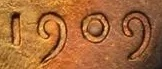
#> input picture data/date/date_1909_obverse_nomint_10503.jpg, 162 x 69 px
$ python -i jig10.py   (imports and definitions only)
#> lines starting #> are read from the running program, lines starting #| are printed output that depends on the picture; after the words box and inside, x2 and y2 are one past the last pixel; in counts of white or black regions, pixels touching at a corner belong together
import cv2
import numpy as np
import json

class CoinProcessor:
    def __init__(self, image_path, max_display_size=920):
#> called with max_display_size = 920
        self.image_path = image_path
        self.original_image = cv2.imread(image_path)
#> self.original_image is the input picture: shape (69, 162, 3); mean B, G, R 56.6, 103.9, 165.5
        if self.original_image is None:
            raise FileNotFoundError(f"Could not open image at {image_path}")

        # Image properties
        self.max_display_size = max_display_size
        self.display_image, self.display_scale = self.resize_for_display(self.original_image)

        # Processing state
        self.warped_image = None
        self.selected_coin = None
        self.circle_radius = 200
        self.circle_center = (100, 100)
        self.rotation_angle = 0
        self.rois = {'date': None, 'mint_mark': None, 'liberty': None}
        self.normalized_rois = {'date': None, 'mint_mark': None, 'liberty': None}

        # Constants
        self.RADIUS_CHANGE = 2
        self.POSITION_CHANGE = 5
        self.ROTATION_CHANGE = 1   # 1° steps

        print(f"--- Penny Measurement Jig ---")
        print(f"Image: {self.image_path} ({self.original_image.shape[1]}×{self.original_image.shape[0]})")
        print(f"Display Size: {self.display_image.shape[1]}×{self.display_image.shape[0]} (Scale: {self.display_scale:.3f})")
        print(f"------------------------------")

    def resize_for_display(self, image):
        h, w = image.shape[:2]
#> h = 69; w = 162
        scale = 1.0
        max_dim = max(h, w)
#> max_dim = 162
#> in __init__, `self.display_image, self.display_scale = self.resize_for_display(self...`: self.display_scale = 1
#| Image: ../data/date/date_1909_obverse_nomint_10503.jpg (162×69)
#| Display Size: 162×69 (Scale: 1.000)
        if max_dim > self.max_display_size:
            scale = self.max_display_size / max_dim
            return cv2.resize(image, (int(w*scale), int(h*scale))), scale
        return image, scale

    def display_to_original(self, x, y):
        return int(x / self.display_scale), int(y / self.display_scale)

    def original_to_display(self, x, y):
        return int(x * self.display_scale), int(y * self.display_scale)

    def correct_warp(self):
        corners, needs_redraw = [], True
        win = "Select Four Corners (Clockwise from TL)"
        # [7 lines left out: function on_mouse, not called in this run]

        cv2.namedWindow(win)
        cv2.setMouseCallback(win, on_mouse)
        while len(corners) < 4:
            if needs_redraw:
                disp = self.display_image.copy()
                for i, (ox, oy) in enumerate(corners):
                    dx, dy = self.original_to_display(ox, oy)
                    cv2.circle(disp, (dx, dy), 4, (0,255,0),1)
                    cv2.putText(disp, str(i+1), (dx+5, dy+5),
                                cv2.FONT_HERSHEY_SIMPLEX, 0.5, (0,255,0),1)
                for i, txt in enumerate([
                    "Click four corners",
                    "Press U to undo",
                    "Press ESC to cancel"
                ]):
                    cv2.putText(disp, txt, (10, 30+i*20),
                                cv2.FONT_HERSHEY_SIMPLEX, 0.5, (255,255,255),1)
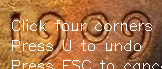
#> disp: shape (69, 162, 3); 6.52% of pixels changed, all inside (x1, y1, x2, y2) = (12, 19, 162, 69)
                cv2.imshow(win, disp)
                needs_redraw = False

            key = cv2.waitKeyEx(1)
#> (key Esc is pressed here)
#> key = 27
            if key == 27:
                cv2.destroyWindow(win)
                return False
            if key in (ord('u'), ord('U')) and corners:
                rem = corners.pop()
                print(f"Removed point {len(corners)+1}: {rem}")
                needs_redraw = True

        cv2.destroyWindow(win)
        src = np.array(corners, dtype="float32")
        h = int(round(max(np.linalg.norm(src[0]-src[3]),
                          np.linalg.norm(src[1]-src[2]))))
        w = int(round(max(np.linalg.norm(src[0]-src[1]),
                          np.linalg.norm(src[2]-src[3]))))
        dst = np.array([[0,0],[w-1,0],[w-1,h-1],[0,h-1]], dtype="float32")
        M = cv2.getPerspectiveTransform(src, dst)
        self.warped_image = cv2.warpPerspective(self.original_image, M, (w, h))
        print(f"Warped to {w}×{h}")
        disp_w, _ = self.resize_for_display(self.warped_image)
        cv2.imshow("Perspective Corrected", disp_w)
        cv2.waitKey(500)
        cv2.destroyWindow("Perspective Corrected")
        return True

    # [5 lines left out: function move_circle, not called in this run]

    def resize_circle(self, dr):
        self.circle_radius = max(5, self.circle_radius+dr)
        print(f"Resized circle to radius: {self.circle_radius}")

    def rotate_circle(self, da):
        self.rotation_angle = (self.rotation_angle - da) % 360
        print(f"Rotated circle to: {self.rotation_angle}°")

    # [214 lines left out: functions extract_coin, define_rois, main, not called in this run]

# [2 lines not run here, left out]

>>> result = CoinProcessor('../data/date/date_1909_obverse_nomint_10503.jpg').correct_warp()

$ run again, on data/date/date_1969_obverse_nomint_10579.jpg
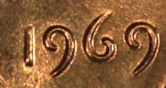
#> input picture data/date/date_1969_obverse_nomint_10579.jpg, 166 x 88 px
#> in __init__, self.original_image is the input picture: shape (88, 166, 3); mean B, G, R 55.2, 92.8, 137.7
#> self.display_scale = 1
#| Image: ../data/date/date_1969_obverse_nomint_10579.jpg (166×88)
#| Display Size: 166×88 (Scale: 1.000)
#> after the loop in correct_warp, `for i, txt in enumerate([`:
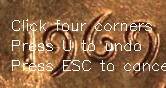
#> disp: shape (88, 166, 3); 5.65% of pixels changed, all inside (x1, y1, x2, y2) = (12, 19, 166, 71)
#> key = 27

$ run again, on data/date/date_1973_obverse_nomint_10337.jpg
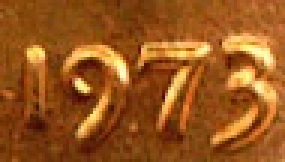
#> input picture data/date/date_1973_obverse_nomint_10337.jpg, 95 x 54 px (shown 3 times larger)
#> in __init__, self.original_image is the input picture: shape (54, 95, 3); mean B, G, R 28.4, 85.8, 151.8
#> self.display_scale = 1
#| Image: ../data/date/date_1973_obverse_nomint_10337.jpg (95×54)
#| Display Size: 95×54 (Scale: 1.000)
#> after the loop in correct_warp, `for i, txt in enumerate([`:
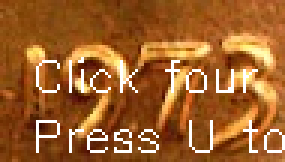
#> disp: shape (54, 95, 3) (shown 3 times larger); 6.18% of pixels changed, all inside (x1, y1, x2, y2) = (12, 19, 95, 51)
#> key = 27

$ run again, on data/date/date_1912_obverse_S_10192.jpg
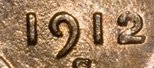
#> input picture data/date/date_1912_obverse_S_10192.jpg, 154 x 68 px
#> in __init__, self.original_image is the input picture: shape (68, 154, 3); mean B, G, R 94.5, 126.1, 159.8
#> self.display_scale = 1
#| Image: ../data/date/date_1912_obverse_S_10192.jpg (154×68)
#| Display Size: 154×68 (Scale: 1.000)
#> after the loop in correct_warp, `for i, txt in enumerate([`:
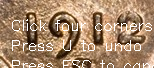
#> disp: shape (68, 154, 3); 6.72% of pixels changed, all inside (x1, y1, x2, y2) = (12, 19, 154, 68)
#> key = 27
